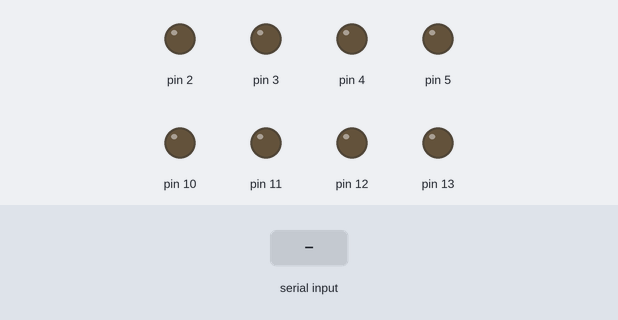
The sketch below on a simulated Arduino Uno, built with avr-gcc and run on an emulated ATmega328P. Parts: output pins drawn as LEDs (lit = HIGH). The test bench sets the inputs (shaded band).

Above: at 1.2 s.
1.3 s: "8" received over Serial
At 2.3 s:
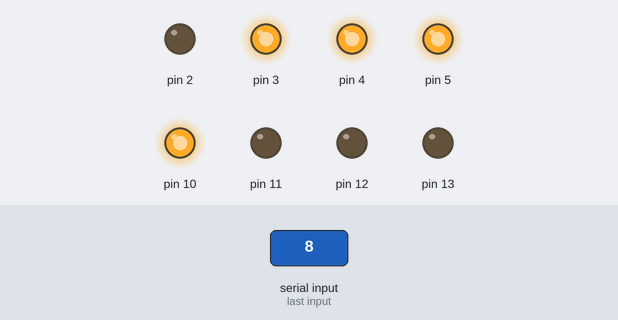
2.8 s: "1" received over Serial
At 3.8 s:
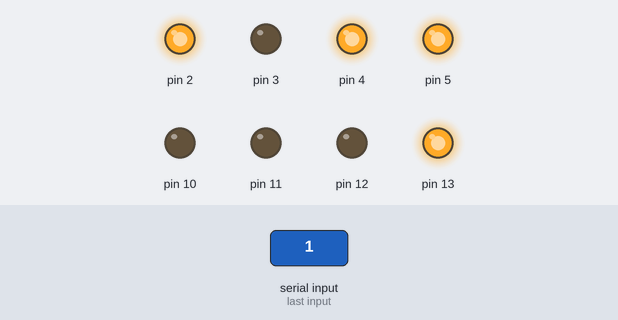
4.8 s: "2" received over Serial
At 6.5 s:
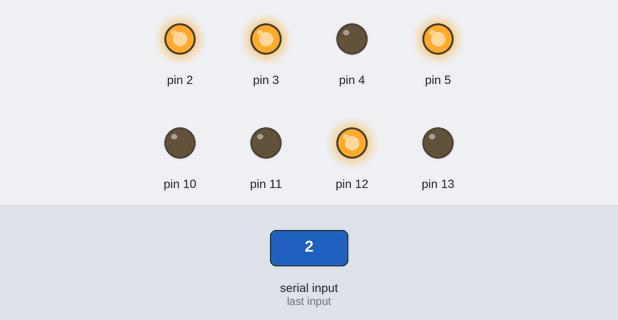
6.8 s: "3" received over Serial
At 8.0 s:
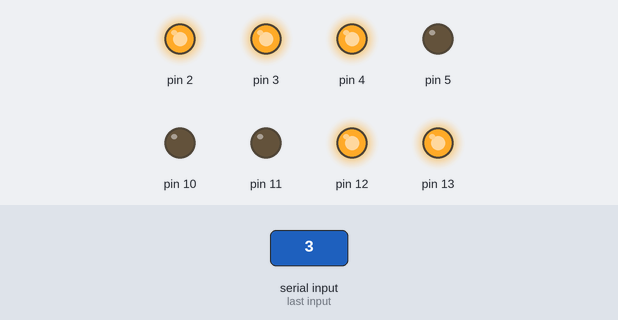
Timing chart, 0 to 9.8 s (numbered marks = the images above; inputs shaded):
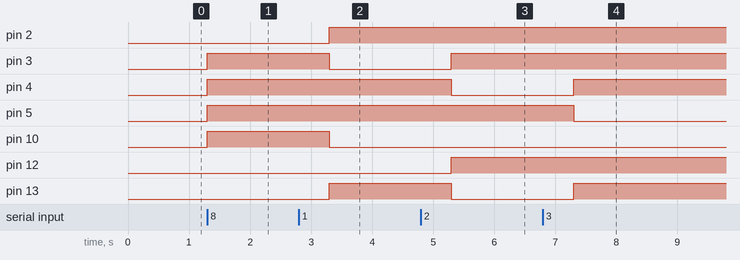

The sketch:

seg47.ino
```cpp
void setup()
{
  pinMode(2, OUTPUT);//1
  pinMode(3, OUTPUT);//2
  pinMode(4, OUTPUT);//3
  pinMode(5, OUTPUT);//4
  pinMode(10, OUTPUT);//D
  pinMode(11, OUTPUT);//C
  pinMode(12, OUTPUT);//B
  pinMode(13, OUTPUT); //A
  Serial.begin(9600);
}
int income=0;;
//int count =0;
void loop()
{
  if(Serial.available()>0)
    {
      income=Serial.read();
    }
     switch(income)
    {
      case '8':
          digitalWrite(2,LOW);
          digitalWrite(3,HIGH);
          digitalWrite(4,HIGH);
          digitalWrite(5,HIGH);
            digitalWrite(10,HIGH);   // 8 1000
            digitalWrite(11,LOW);
            digitalWrite(12,LOW);
            digitalWrite(13,LOW);
            delay(1000);
            break;
      case '1':
            digitalWrite(3,LOW);
            digitalWrite(2,HIGH);
            digitalWrite(4,HIGH);
            digitalWrite(5,HIGH);
            digitalWrite(10,LOW);   // 1 0001
            digitalWrite(11,LOW);
            digitalWrite(12,LOW);
            digitalWrite(13,HIGH);
            delay(1000);
            break;
       case '2':
            digitalWrite(4,LOW);
            digitalWrite(2,HIGH);
            digitalWrite(3,HIGH);
            digitalWrite(5,HIGH);
            digitalWrite(10,LOW);   // 2 0010
            digitalWrite(11,LOW);
            digitalWrite(12,HIGH);
            digitalWrite(13,LOW);
            delay(1000);
            break;
       case '3':
            digitalWrite(5,LOW);
            digitalWrite(2,HIGH);
            digitalWrite(3,HIGH);
            digitalWrite(4,HIGH);
             digitalWrite(10,LOW);   // 3 0011
            digitalWrite(11,LOW);
            digitalWrite(12,HIGH);
            digitalWrite(13,HIGH);
            delay(1000);
            break;
       default:break;
    }
}
```

Measured:
- after the input at 1.3 s, pin 3–5, pin 10: LOW → HIGH at once
- after the input at 2.8 s, pin 2, pin 13: LOW → HIGH after 0.50 s; pin 3, pin 10: HIGH → LOW after 0.50 s
- after the input at 4.8 s, pin 3, pin 12: LOW → HIGH after 0.50 s; pin 4, pin 13: HIGH → LOW after 0.50 s
- after the input at 6.8 s, pin 4, pin 13: LOW → HIGH after 0.50 s; pin 5: HIGH → LOW after 0.50 s
